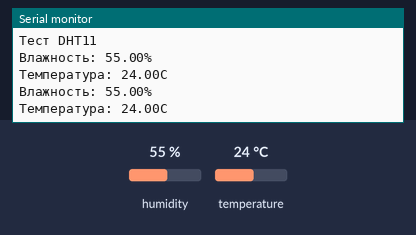
Simulated run of this sketch. Board: Arduino Uno, built with avr-gcc and run on an emulated ATmega328P. Parts: the last lines printed to the serial monitor. The test bench sets the inputs (shaded band); at power-on: humidity 55 %, temperature 24 °C.

Above: at 10.8 s.
10.9 s: humidity set to 22 %
At 16.3 s:
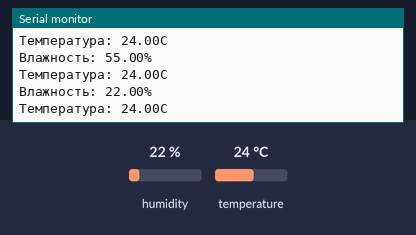
18.4 s: temperature set to 12 °C
At 21.0 s:
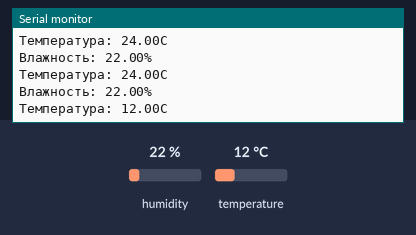
25.9 s: humidity set to 40 %
At 31.6 s:
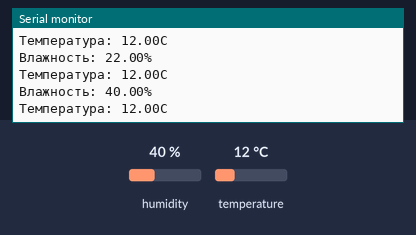
Timing chart, 0 to 33.1 s (numbered marks = the images above; inputs shaded):
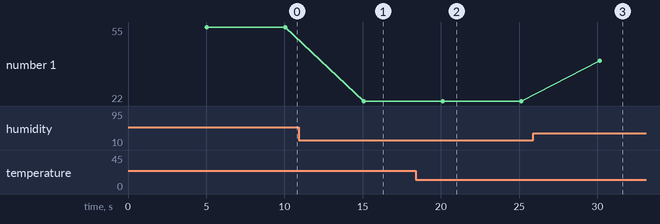

Measured:
- after the input at 10.9 s, the serial monitor: prints a new line after 4.2 s (image 1)
- after the input at 18.4 s, the serial monitor: prints a new line after 1.7 s (image 2)
- after the input at 25.9 s, the serial monitor: prints a new line after 4.2 s (image 3)
- plotted number 1: 55 → 22 after the input at 10.9 s, 22 → 40 after the input at 25.9 s

The sketch:

TempDHT11.ino
```cpp
// цифр датчик температуры и влажности DHT11

#include "DHT.h"
#define dhtPin 11

DHT dht(dhtPin, DHT11);  // инициализация датчика

void setup() {
  Serial.begin(9600);
  dht.begin();  // нащанчаем указанный выше пин как выходной и обнуляем счетчик замеров
  Serial.println("Тест DHT11");

}

void loop() {

  delay(5000);
  float h = dht.readHumidity();   // измеряем влажность
  float t = dht.readTemperature();  // измеряем температуру
  if (isnan(h) || isnan(t)) //если значения не числа (не можем считать nan)
  {
    Serial.print("Не могу считать");
    return;   //прерывает эту функцию и возвращает ся к основной
  }
  Serial.print("Влажность: ");
  Serial.print(h);
  Serial.println("%");
  Serial.print("Температура: ");
  Serial.print(t);
  Serial.println("С");

}
```
